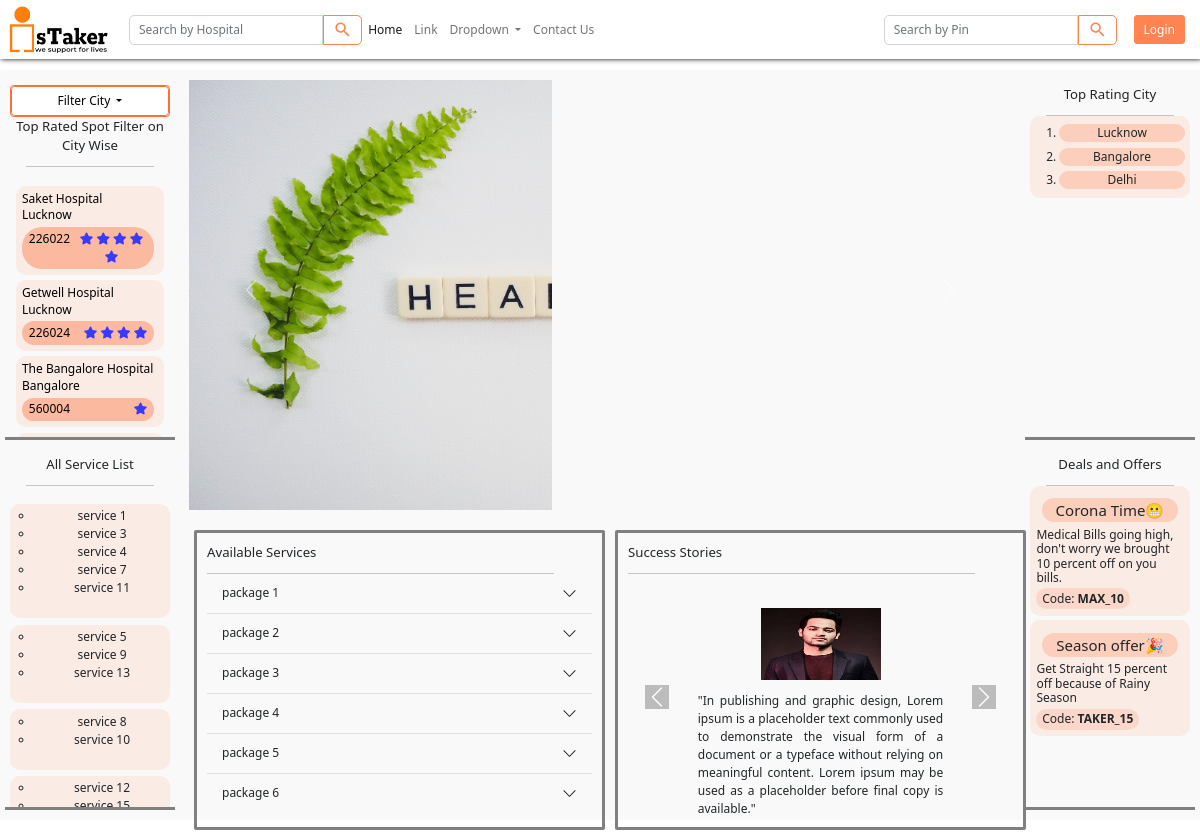
Before: / with the older database file.
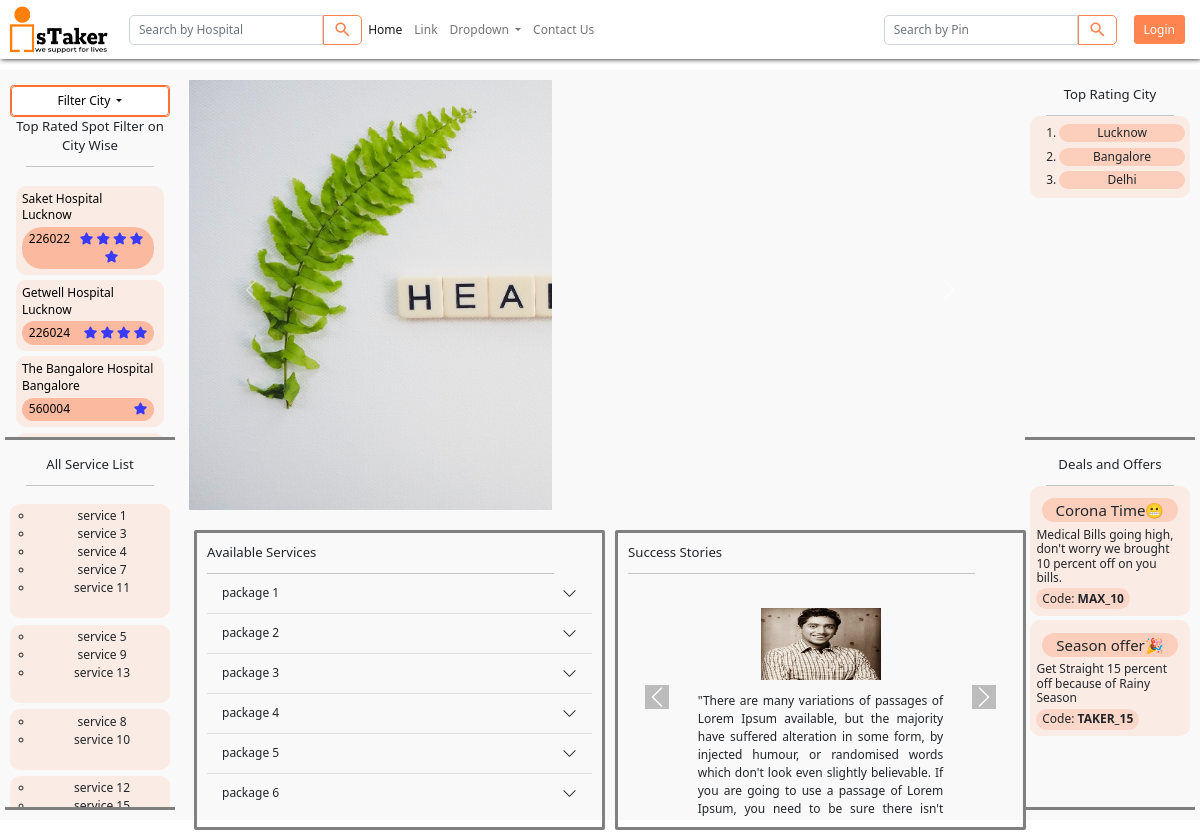
After: the same page with the newer database file.
### admin_control/models.py (models this page shows)
class Testimonial(models.Model):
    testimonial = models.CharField(default='', max_length=1000)
    customer = models.ForeignKey(Customer, on_delete=models.CASCADE, default="")
    date_time = models.DateTimeField(default=datetime.datetime.now())
    customer_image = models.FileField(upload_to='admin_control/images', default='')

### user/views.py (the view)
# urls.py: path('', views.index, name='index'),
def index(request):
    if ('Active_User' in request.session):
        return redirect('customer_dashboard/'+str(request.session['Active_User']['customer_id']))
    if ('Active_Service_Boy' in request.session):
        return redirect('service_boy/'+str(request.session['Active_Service_Boy']['ID']))
    package_count = Package.objects.count()
    package_dict = covnert_Set_to_dict(package_count)
    testimonials = []
    testimonial = Testimonial.objects.all()
    for i in testimonial:
        testimonials.append([
            i.testimonial,
            i.customer.first_name+" "+i.customer.last_name,
            i.date_time,
            i.customer_image
        ])
    return render(request, "user/index.html", {
        'package_dict': package_dict,
        'hospital': Hospital_Detail.objects.all(),
                    'deal_offers':Deals_and_Offer.objects.all(),
        'hospital_city_wise': Hospital_Detail.objects.all(),
        'testimonials': testimonials,
        'cities': All_Cities(Hospital_Detail.objects.all())
    })

### hospital/models.py (called while the page is built)
    def __str__(self):
        return self.hospital_name

### service/views.py (called while the page is built)
def covnert_Set_to_dict(package_count):
    package_dict = []
    for package_index in range(package_count):
        service = Service.objects.filter(package=package_index+1)
        service_list = []
        for serv in list(service.values()):
            del serv['service_addition_date']
            service_list.append(list(serv.values()))
        if(len(service_list) != 0):
            package_dict.append(service_list)
    return package_dict

### user/views.py (called while the page is built)
def All_Cities(hospitals):
    cities = []
    for i in hospitals.values():
        city_name = i['hospital_city']
        if (city_name in cities) == False:
            cities.append(city_name)
    return cities

### user/templates/user/index.html (shortened to what the changed rows need)
{% extends 'user/navbar.html' %} {% block title %} isTaker - Homepage {% endblock %} {% block stylesheet %} {% load static %}
<link rel="stylesheet" type="text/css" href="{% static 'service/scss/customer_dashboard/customer_dashboard.css' %}">
<link rel="shortcut icon" href="{%static 'service/images/favicon.png'%}" type="image/x-icon"> {% endblock %}
{% block body %}
<div class="customer_container">
    <div class="service">
        <div class="second-container">
            <div class="available-services">
                <div class="accordion accordion-flush" id="accordionFlushExample">
                    {% for i in package_dict %}
                    <div class="accordion-item">
                        <h2 class="accordion-header" id="flush-heading{{forloop.counter}}">
                            <button class="accordion-button collapsed" style="background-color:rgba(128, 128, 128, 0.048);" type="button" data-bs-toggle="collapse" data-bs-target="#flush-collapse{{forloop.counter}}" aria-expanded="false" aria-controls="flush-collapse{{forloop.counter}}"
                                id=plan{{forloop.counter}} value="package {{forloop.counter}}">
                                package {{forloop.counter}}
                            </button>
                        </h2>
                    </div>
                    {% endfor %}
                </div>
            </div>
        </div>
        <div class="third-container">
            <div style="height:90%;overflow:hidden;overflow-y:scroll;text-align:center">
                <div id="carouselTestimonailControls" class="first-container carousel slide" data-bs-ride="carousel" style="height: 100%;">
                    <div class="carousel-inner" style="overflow:hidden;overflow-y:scroll;padding:1vw;height: 100%;width:70%;margin:auto;text-align:justify;">
                        {% for j in testimonials %} {% if forloop.counter == 1%}
                        <div class="carousel-item active">
                            <span>
                                <img src="/media/{{j.3}}" class="carousel-img d-block success_imgs"
                                    style="height:6vw; width:10vw; margin:1vw auto;" alt="picture1">
                            </span> "{{j.0}}"
                            <br><br>
                        </div>
                        {% endif %} {% endfor %}
                    </div>
                </div>
            </div>
        </div>
    </div>
</div>
{% endblock %}

Changed rows visible on the page:
removed Testimonial: customer_image (picture), testimonial "In publishing and graphic design, Lorem ipsum is a placeholder text commonly used to demonstrate the visual form of a document or a typeface without relying on meaningful content. Lorem ipsum may be used as a placeholder before final copy is available."
now on this page (row unchanged): Testimonial: customer_image (picture), testimonial "There are many variations of passages of Lorem Ipsum available, but the majority have suffered alteration in some form, by injected humour, or randomised words which don't look even slightly believable. If you are going to use a passage of Lorem Ipsum, you need to be sure there isn't…"
